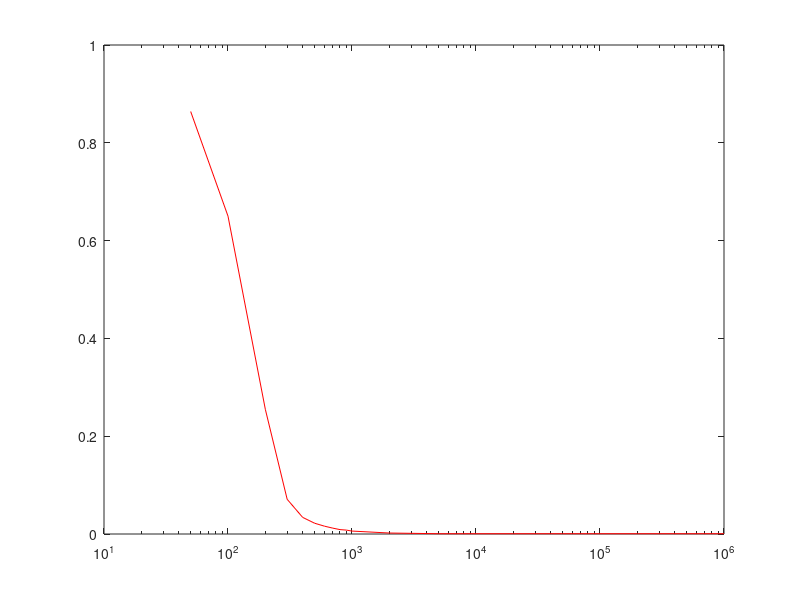

Write MATLAB code to recreate this figure.
clc 
clear all
close all

x= [50 100 200 300 400 500 600 700 800 900 1000 2000 5000 10000 20000 50000 100000 200000 500000 1000000];
y= [0.864 0.65 0.255 0.071 0.034 0.022 0.016 0.012 0.009 0.008 0.006 0.002 0.0006 0.0006 0.0006 0.0006 0.0006 0.0006 0.0006 0.0006];

figure
semilogx(x, y, 'r-');